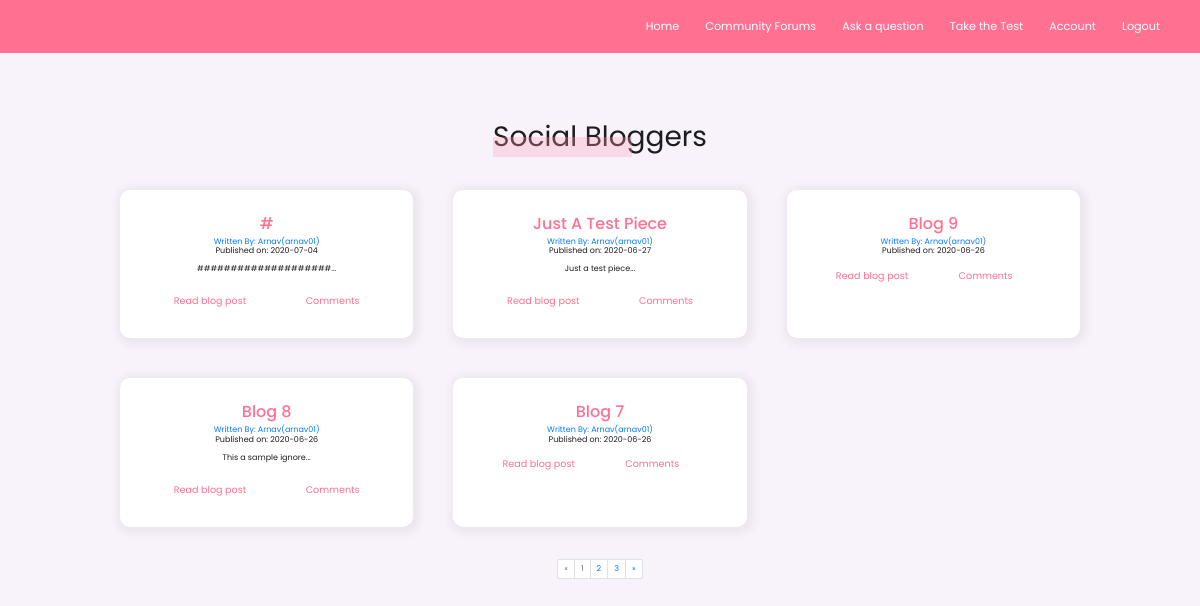
The page / (signed in) on the database its author committed.
### blogs/models.py (models this page shows, shortened)
class BlogPost(db.Model):
    __tablename__ = 'blogs'
    users = db.relationship(User)
    reply = db.relationship('Reply' , backref = 'blog_reply' , lazy = 'dynamic')
    blog_image = db.Column(db.String(64), nullable = False, default = 'None.png')
    id = db.Column(db.Integer,primary_key=True)
    user_id = db.Column(db.Integer,db.ForeignKey('users.id'),nullable=False)
    date = db.Column(db.DateTime,nullable = False,default=datetime.now)
    title = db.Column(db.String(140),nullable=False)
    text = db.Column(db.Text,nullable = False)

class User(db.Model,UserMixin):
    __tablename__ = 'users'
    id = db.Column(db.Integer,primary_key = True)
    fname = db.Column(db.String(64))
    profile_image = db.Column(db.String(64), nullable = False, default = 'Site_icon.png')
    email = db.Column(db.String(64),unique = True,index = True)
    username = db.Column(db.String(64),unique = True,index = True)
    password_hash = db.Column(db.String(128))
    reply = db.relationship('Reply' , backref = 'user_reply', lazy = 'dynamic')
    posts = db.relationship('BlogPost', backref = 'author' ,lazy = True)

### blogs/core/views.py (the view)
@core.route('/')
def index():
    maxi = 0
    n = 0
    mylist = [1]
    page = request.args.get('page',1,type = int)
    blog_posts = BlogPost.query.order_by(BlogPost.date.desc()).paginate(page=page,per_page=5)
    for page_num in blog_posts.iter_pages(left_edge=1, right_edge = 1, left_current=1, right_current=2):
        mylist.append(page_num)
        n+=1
    maxi = max(mylist)
    return render_template('index.htm',blog_posts=blog_posts, maxi  =maxi, n=n)

### blogs/models.py (called while the page is built)
@login_manager.user_loader
def load_user(user_id):
    return User.query.get(user_id)

### blogs/templates/index.htm (shortened to what this page needs)
{%extends "base.htm"%}
    {%block content%}
    <div class="blog-container" align ="center">
    <h1 class = "heading-1">Social Bloggers</h1><br>
    {%if current_user.is_authenticated%}
      <div class="blog-grid">
        {%for post in blog_posts.items%}
        {%if post.blog_image != 'None.png'%}
          <div class="blog__card">
            <div class="blog__card-body">
              <div class="">
                <h2><a class = 'blog__card-title mgb' href="{{url_for('blogpost.blog_post', blog_post_id=post.id)}}">{{post.title}}</a></h2>
                <a href="{{url_for('users.user_posts',username = post.author.username)}}">Written By: {{post.author.fname}}({{post.author.username}})</a>
                <p>Published on: {{post.date.strftime('%Y-%m-%d')}}</p>
                <div class="cta">
                  <a class = "btn-secondary" href="{{url_for('blogpost.blog_post', blog_post_id=post.id)}}">Read blog post</a>
                  <a class = "btn-secondary text-center" href="{{url_for('blogpost.make_reply', blog_post_id = post.id)}}">Comments</a><br>
                </div>
                </div>
            </div>
          </div>
          {%else%}
          <div class="blog__card">
            <div class="blog__card-body">
              <div class="">
                <h2><a class = 'blog__card-title mgb' href="{{url_for('blogpost.blog_post', blog_post_id=post.id)}}">{{post.title}}</a></h2>
                <a href="{{url_for('users.user_posts',username = post.author.username)}}">Written By: {{post.author.fname}}({{post.author.username}})</a>
                <p>Published on: {{post.date.strftime('%Y-%m-%d')}}</p>
                <p class="mgb">{{post.text[:20]}}...</p>
                <div class="cta">
                  <a class = "btn-secondary" href="{{url_for('blogpost.blog_post', blog_post_id=post.id)}}">Read blog post</a>
                  <a class = "btn-secondary text-center" href="{{url_for('blogpost.make_reply', blog_post_id = post.id)}}">Comments</a>
                </div>
                </div>
            </div>
          </div>
          {%endif%}
        {%endfor%}
        </div>
        {%if n > 1%}
        {%if current_user.is_authenticated%}
          <ul class="pagination justify-content-center">
            {%if blog_posts.page > 1%}
              <li class="page-item">
                <a class="page-link" href="{{url_for('core.index', page = blog_posts.page - 1)}}" aria-label="Previous">
                  <span aria-hidden="true">&laquo;</span>
                  <span class="sr-only">Previous</span>
                </a>
              </li>
            {%else%}
            <li class="page-item disabled">
              <a class="page-link" href="{{url_for('core.index', page = blog_posts.page)}}" aria-label="Previous">
                <span aria-hidden="true">&laquo;</span>
              </a>
            </li>
            {%endif%}
            {%for page_num in blog_posts.iter_pages(left_edge=1, right_edge = 1, left_current=1, right_current=2) %}
              {%if blog_posts.page == page_num%}
                <li class='page-item disabled'>
                  <a class="page-link" href="{{url_for('core.index',page=page_num)}}">{{page_num}}</a>
                </li>
              {%else%}
              <li class='page-item '>
                <a class="page-link" href="{{url_for('core.index',page=page_num)}}">{{page_num}}</a>
              </li>
              {%endif%}
            {%endfor%}
          {%if blog_posts.page < maxi%}
            <li class="page-item">
              <a class="page-link" href="{{url_for('core.index', page = blog_posts.page + 1)}}" aria-label="Next">
                <span aria-hidden="true">&raquo;</span>
              </a>
            </li>
          {%endif%}
          </ul>
        {%endif%}
        {%endif%}
    {%else%}
      <a href="{{url_for('users.register')}}">Sign up now</a><br>
      <a href="{{url_for('users.login')}}">Sign in</a><br>
    {%endif%}
</div>
{%endblock%}

### blogs/static/styles.css (style rules this page uses)
html { font-size: 62.5% !important; box-sizing: border-box; scroll-behavior: smooth !important; }
@media only screen and (max-width: 75em) { html { font-size: 50% !important; } }
:root { --color-primary: #ff7091; --color-primary-light: #fe9fb5; --color-secondary: #ffae70; --color-secondary-light: #ffbb87; --color-black: #1d1d1d; --color-white: #fff; --color-grey-light: #f5f4f4; }
*, *::before, *::after { margin: 0; padding: 0; box-sizing: inherit; font-family: "Poppins", sans-serif; line-height: 1.2; text-decoration: none !important; }
body { background-color: var(--color-grey-light); color: var(--color-black); transition: all .3s ease-in-out; min-height: 100vh; overflow-x: hidden; }
.heading-1 { display: inline-block; position: relative; font-size: 3.5rem; font-weight: 400; }
.heading-1::after { position: absolute; content: ""; height: 20px; width: 65%; left: 0; bottom: -3px; background-color: var(--color-primary-light); opacity: .3; }
body { background-color: #f8f2fa; font-family: 'Pangolin', cursive; font-family: 'Ubuntu', sans-serif; }
.pagination { display: inline-flex !important; }
ul { list-style: none; }
.mgb { margin-bottom: 2rem; }
.blog-container { width: 80%; margin: auto; padding-top: 15rem; }
.blog-grid { margin: 4rem auto; display: grid; grid-template-columns: repeat(auto-fit, minmax(30rem, 1fr)); gap: 5rem; }
.blog__card { background-color: var(--color-white); box-shadow: rgba(0, 0, 0, .05) 2px 2px 8px 5px; padding: 3rem; border-radius: 10px; }
.blog__card-title { font-size: 2rem; color: var(--color-primary); text-transform: capitalize; transition: all .2s ease-in-out; }
.btn-secondary { display: inline-block; font-size: 1.2rem; padding: .7rem 2rem; background-color: transparent; color: var(--color-primary); border: none; border-bottom: 2px transparent solid; border-radius: 0; transition: all .2s ease-in-out; }
.cta { display: flex; justify-content: space-around; align-items: center; }

### rows shown on the page
BlogPost: title "#", author.fname "Arnav", author.username "arnav01", date "2020-07-04", text "####################"
BlogPost: title "Just A Test Piece", author.fname "Arnav", author.username "arnav01", date "2020-06-27", text "Just a test piece"
BlogPost: title "Blog 9", author.fname "Arnav", author.username "arnav01", date "2020-06-26"
BlogPost: title "Blog 8", author.fname "Arnav", author.username "arnav01", date "2020-06-26", text "This a sample ignore"
BlogPost: title "Blog 7", author.fname "Arnav", author.username "arnav01", date "2020-06-26"

### other values the page prints
{{ page_num }} "1"
{{ page_num }} "2" "3"
